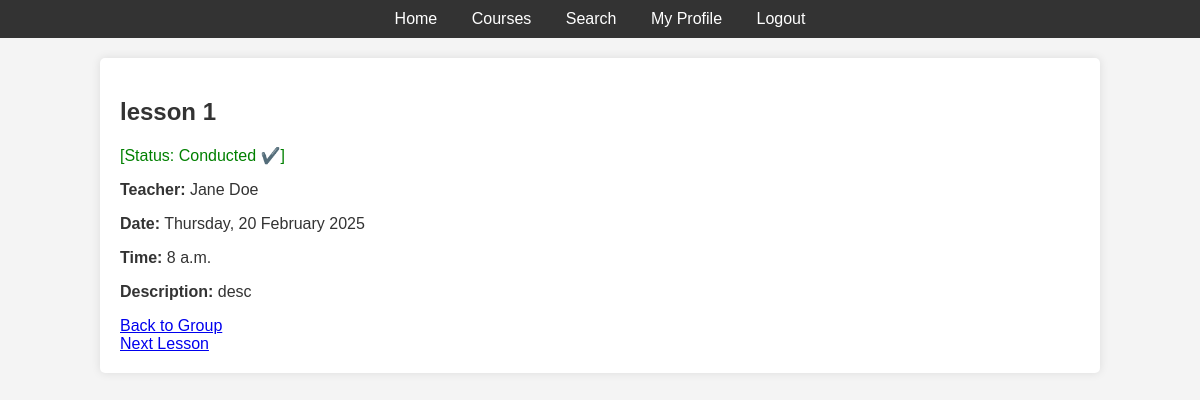
Before: /lessons/1/ (signed in) with the older database file.
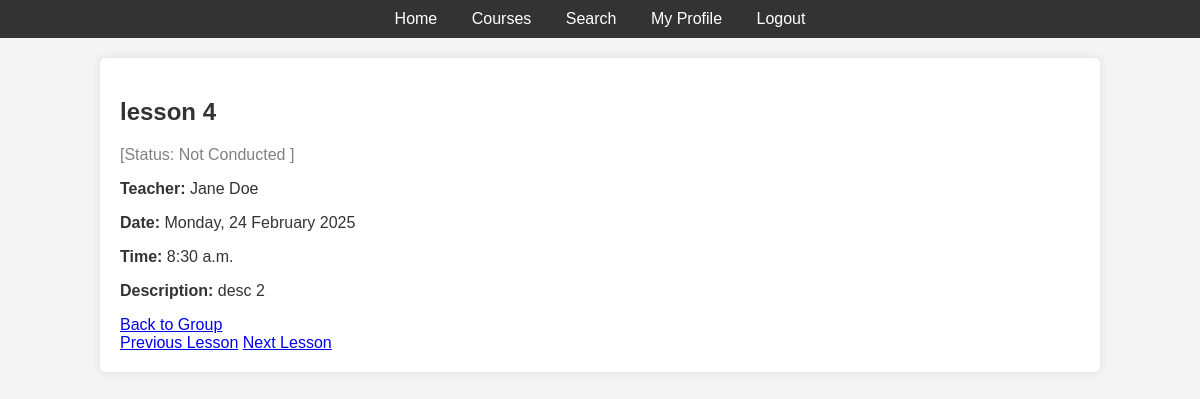
After: the same page with the newer database file.
### lessons/models.py (models this page shows, shortened)
class Lesson(models.Model):
    name = models.CharField("Lesson Name", max_length=100)
    group = models.ForeignKey(StudentGroup, related_name="lessons", on_delete=models.CASCADE)
    teacher = models.ForeignKey(get_user_model(), related_name="lessons", on_delete=models.SET_NULL, null=True)
    date = models.DateField(null=True)
    time = models.TimeField(null=True)
    description = models.TextField("Description", blank=True, null=True)
    materials = models.FileField(upload_to="lesson_materials/", blank=True, null=True)
    is_conducted = models.BooleanField("Conducted", null=True, blank=True)

### users/models.py (models this page shows, shortened)
class CustomUser(AbstractUser):
    birth_date = models.DateField("Date of Birth", null=True, blank=True)

### lessons/views.py (the view, shortened to what this page needs)
# urls.py: path("<int:lesson_id>/", lesson_detail, name="lesson_detail"),
@login_required
def lesson_detail(request, lesson_id):
    lesson = get_object_or_404(Lesson, id=lesson_id)
    group = lesson.group
    previous_lesson = Lesson.objects.filter(group=group, date__lt=lesson.date).order_by("-date", "-time").first()
    next_lesson = Lesson.objects.filter(group=group, date__gt=lesson.date).order_by("date", "time").first()
    is_admin = request.user.groups.filter(name="Administrators").exists()
    is_teacher = lesson.teacher == request.user or is_admin
    return render(request, "lessons/lesson_detail.html", {
        "lesson": lesson,
        "previous_lesson": previous_lesson,
        "next_lesson": next_lesson,
        "is_admin": is_admin,
        "is_teacher": is_teacher,
    })

### templates/lessons/lesson_detail.html (shortened to what this page needs)
{% extends 'base.html' %}
{% block content %}
    <h2>{{ lesson.name }}</h2>
    <p>
        {% if lesson.is_conducted is None %}
            <span style="color: gray;">[Status: Not Conducted ]</span>
        {% elif lesson.is_conducted %}
            <span style="color: green;">[Status: Conducted ✔️]</span>
        {% else %}
            <span style="color: red;">[Status: Cancelled ❌ ]</span>
        {% endif %}
    </p>
    <p><strong>Teacher:</strong> {{ lesson.teacher.get_full_name }}</p>
    <p><strong>Date:</strong> {{ lesson.date|date:"l, d F Y" }}</p>
    <p><strong>Time:</strong> {{ lesson.time }}</p>
    <p><strong>Description:</strong> {{ lesson.description|default:"No description provided." }}</p>
    <a href="{% url 'group_detail' lesson.group.id %}">Back to Group</a>
    <br>
    {% if previous_lesson %}
        <a href="{% url 'lesson_detail' previous_lesson.id %}">Previous Lesson</a>
    {% endif %}
    {% if next_lesson %}
        <a href="{% url 'lesson_detail' next_lesson.id %}">Next Lesson</a>
    {% endif %}
{% endblock %}

### templates/base.html (shortened to what this page needs)
{% load static %}
<!DOCTYPE html>
<html lang="en">
<head>
    <link rel="stylesheet" href="{% static 'css/style.css' %}">
</head>
<body>
    <nav>
        <a href="{% url 'home' %}">Home</a>
        <a href="{% url 'course_list' %}">Courses</a>
        {% if user.is_authenticated %}
            <a href="{% url 'search' %}">Search</a>
            <a href="{% url 'user_profile' user.id %}">My Profile</a>
            <a href="{% url 'logout' %}">Logout</a>
        {% else %}
            <a href="{% url 'login' %}">Login</a>
            <a href="{% url 'register' %}">Register</a>
        {% endif %}
    </nav>
    <main>
        {% block content %}{% endblock %}
    </main>
</body>
</html>

### static/css/style.css (style rules this page uses)
body { font-family: Arial, sans-serif; background-color: #f4f4f4; color: #333; margin: 0; padding: 0; }
nav { background-color: #333; padding: 10px; text-align: center; }
nav a { color: white; text-decoration: none; margin: 0 15px; font-size: 16px; }
main { width: 80%; max-width: 1000px; margin: 20px auto; padding: 20px; background-color: white; box-shadow: 0 0 10px rgba(0, 0, 0, 0.1); border-radius: 5px; }

Changed rows visible on the page:
changed Lesson "Jane Doe": name "lesson 1" → "lesson 4"; is_conducted True → empty (drawn); date "Thursday, 20 February 2025" → "Monday, 24 February 2025"; time "8 a.m." → "8:30 a.m."; description "desc" → "desc 2"
Other visible differences:
text no longer shown: "[Status: Conducted ✔️]"
text now shown: "[Status: Not Conducted ] Previous Lesson"
